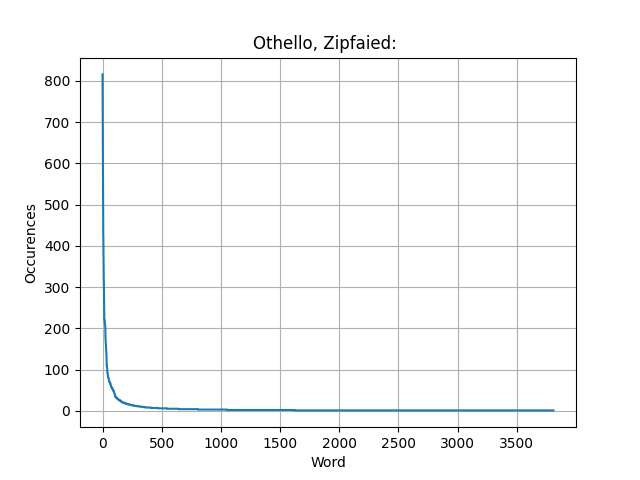

This figure's Python source:
# generate a graph based on occurences of words a file

from matplotlib.pyplot import subplots, show
from numpy import arange, array
from collections import Counter
from json import loads

def getList(dict):
    return dict.values()

file = input('Enter the path to the file (i.e. data/Othello.json): ')
stuff = loads(open(file).read())

srt = dict(Counter(stuff))
srt = getList(srt)
srt = [int(i) for i in srt]
array(srt.sort(reverse=True))

# Data for plotting
t = arange(len(srt))

fig, ax = subplots()
# ax.set_yscale('log') # set to allow logarathmic graphs

ax.plot(t, srt)

title = file.split(r'/')[1].split('.')[0]

ax.set(xlabel='Word', ylabel='Occurences',
        title='Othello, Zipfaied: ')
ax.grid()

fig.savefig("graph.png")
show()
